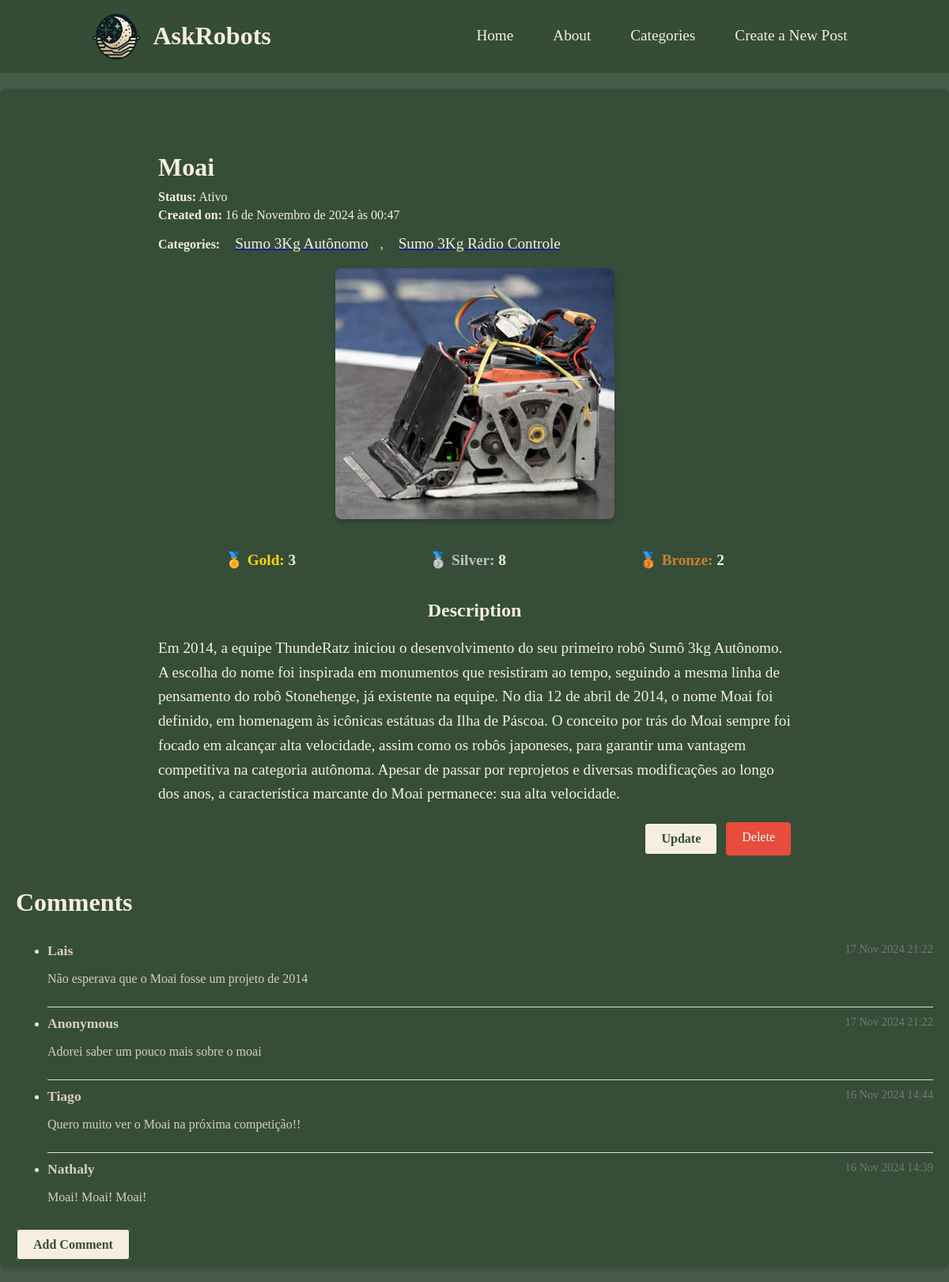
Page /details/1/ on the committed database.
### PostsRobots/models.py (models this page shows, shortened)
class Posts(models.Model):
    STATUS_CHOICES = [
        ('active', 'Ativo'),
        ('retired', 'Aposentado'),
        ('undefined', 'Indefinido'),
    ]
    title = models.CharField(max_length=100)
    categories = models.ManyToManyField(Category, related_name="posts")
    gold_trophies = models.IntegerField(default=0, help_text="Number of gold trophies")
    silver_trophies = models.IntegerField(default=0, help_text="Number of silver trophies")
    bronze_trophies = models.IntegerField(default=0, help_text="Number of bronze trophies")
    status = models.CharField(max_length=10, choices=STATUS_CHOICES, default='undefined')
    description = models.TextField()
    image = models.ImageField(upload_to='images/', blank=True, null=True)
    post_date = models.DateTimeField(auto_now_add=True)

class Category(models.Model):
    name = models.CharField(max_length=100, unique=True)
    description = models.TextField(blank=True, null=True)

class Comment(models.Model):
    author_name = models.CharField(max_length=100, blank=True, null=True, default="Anonymous")
    post = models.ForeignKey(Posts, on_delete=models.CASCADE, related_name='comments')
    text = models.TextField()
    created_at = models.DateTimeField(auto_now_add=True)
    class Meta:
        ordering = ['-created_at']

### PostsRobots/views.py (the view)
# urls.py: path('details/<int:id>/', views.DetailView, name='details'),
def DetailView(request, id):
    template_name = 'PostsRobots/details.html'
    post = get_object_or_404(Posts, id=id)
    comments = post.comments.all()
    context = {
        'post': post,
        'comments': comments
    }
    return render(request, template_name, context)

### PostsRobots/templates/PostsRobots/details.html (shortened to what this page needs)
{% extends 'base.html' %}
{% block content %}
<div class="details-container">
    <div class="details-header">
        <h1>{{ post.title }}</h1>
        <p><strong>Status:</strong> {{ post.get_status_display }}</p>
        <p><strong>Created on:</strong> {{ post.post_date }}</p>
    </div>
    <p><strong>Categories:</strong>
        {% for category in post.categories.all %}
            <a href="{% url 'category_detail' category.id %}"><span class="nav-link">{{ category.name }}</span></a>{% if not forloop.last %}, {% endif %}
        {% endfor %}
    </p>
    <div class="details-image">
        <img src="{{ post.image.url }}" alt="{{ post.title }}">
    </div>
    <div class="trophies">
        <p><span class="gold">🏅 Gold:</span> {{ post.gold_trophies }}</p>
        <p><span class="silver">🥈 Silver:</span> {{ post.silver_trophies }}</p>
        <p><span class="bronze">🥉 Bronze:</span> {{ post.bronze_trophies }}</p>
    </div>
    <div class="details-description">
        <h2>Description</h2>
        <p>{{ post.description }}</p>
    </div>
    <div class="details-actions">
        <a href="{% url 'postupdate' post.id %}" class="btn btn-primary">Update</a>
        <a href="{% url 'delete' post.id %}" class="btn btn-delete">Delete</a>
    </div>
</div>
<div class="comments-section">
    <h1>Comments</h1>
    <ul>
        {% for comment in comments %}
            <li class="comment-box">
                <div class="comment-header">
                    <strong class="comment-author">
                        {{ comment.author_name|default:"Anonymous" }}
                    </strong>
                    <span class="comment-date">{{ comment.created_at|date:"d M Y H:i" }}</span>
                </div>
                <p class="comment-text">{{ comment.text }}</p>
            </li>
        {% empty %}
            <a class="no-comments">No comments yet. Be the first to comment!</a>
        {% endfor %}
    </ul>
    <div class="add-comment-btn">
        <a href="{% url 'add_comment' post.id %}" class="btn btn-primary">Add Comment</a>
    </div>
</div>
{% endblock %}

### PostsRobots/static/style.css (style rules this page uses)
body { font-family: 'Playfair Display', serif; margin: 0; padding: 0; background-color: rgba(51, 75, 53, 0.9); color: #f6eee1ff; }
.nav-link { font-size: 1.2em; color: #f6eee1ff; text-decoration: none; padding: 5px 15px; border-radius: 4px; transition: background-color 0.3s ease, color 0.3s ease; }
.details-container { max-width: 800px; margin: 20px auto; padding: 20px; border-radius: 8px; color: #f6eee1ff; }
.details-header h1 { font-size: 2em; color: #f6eee1ff; margin-bottom: 10px; }
.details-header p { font-size: 1em; margin: 5px 0; }
.details-image img { display: block; max-width: 100%; height: auto; margin: 20px auto; border-radius: 8px; box-shadow: 0 4px 6px rgba(0, 0, 0, 0.2); }
.trophies { display: flex; justify-content: space-around; margin: 20px 0; text-align: center; }
.trophies p { font-size: 1.2em; font-weight: bold; }
.trophies .gold { color: gold; }
.trophies .silver { color: silver; }
.trophies .bronze { color: #cd7f32; }
.details-description h2 { font-size: 1.5em; margin-bottom: 10px; text-align: center; }
.details-description p { font-size: 1.2em; line-height: 1.6; }
.details-actions { display: flex; justify-content: flex-end; gap: 10px; margin-top: 20px; }
.details-actions .btn { padding: 10px 20px; text-decoration: none; font-size: 1em; border-radius: 4px; text-align: center; transition: background-color 0.3s ease, color 0.3s ease; }
.details-actions .btn-delete { background-color: #e74c3c; color: #fff; }
.btn.btn-primary { background-color: #f6eee1; color: #334b35; border: 2px solid #334b35; font-family: 'Georgia', serif; padding: 10px 20px; font-size: 1em; font-weight: bold; border-radius: 5px; cursor: pointer; text-align: center; text-decoration: none; transition: background-color 0.3s ease, color 0.3s ease; }
.comments-section { margin-top: 20px; font-family: 'Playfair Display', serif; }
.comment-box { padding: 10px 0; border-bottom: 1px solid #ddd; }
.comment-box:last-child { border-bottom: none; }
.comment-header { display: flex; justify-content: space-between; margin-bottom: 5px; }
.comment-author { font-size: 1.1em; color: #d9ceb8; }
.comment-date { font-size: 0.9em; color: #777; }
.comment-text { font-size: 1em; color: #d9ceb8; }

### rows in the picture
Posts: title "Moai", status "Ativo", post_date "16 de Novembro de 2024 às 00:47", image (picture), gold_trophies "3", silver_trophies "8", bronze_trophies "2", description "Em 2014, a equipe ThundeRatz iniciou o desenvolvimento do seu primeiro robô Sumô 3kg Autônomo. A escolha do nome foi inspirada em monumentos que resistiram ao tempo, seguindo a mesma linha de pensamento do robô Stonehenge, já existente na equipe. No dia 12 de abril de 2014, o nome Moai foi definido, em homenagem às icônicas estátuas da Ilha de Páscoa. O conceito por trás do Moai sempre foi focado em alcançar alta velocidade, assim como os robôs japoneses, para garantir uma vantagem competitiva na categoria autônoma. Apesar de passar por reprojetos e diversas modificações ao longo dos anos, a característica marcante do Moai permanece: sua alta velocidade."
Category: name "Sumo 3Kg Autônomo"
Category: name "Sumo 3Kg Rádio Controle"
Comment: author_name "Lais", created_at "17 Nov 2024 21:22", text "Não esperava que o Moai fosse um projeto de 2014"
Comment: author_name "Anonymous", created_at "17 Nov 2024 21:22", text "Adorei saber um pouco mais sobre o moai"
Comment: author_name "Tiago", created_at "16 Nov 2024 14:44", text "Quero muito ver o Moai na próxima competição!!"
Comment: author_name "Nathaly", created_at "16 Nov 2024 14:39", text "Moai! Moai! Moai!"
